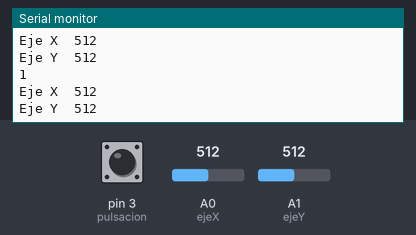
This sketch was run on a simulated Arduino Uno, built with avr-gcc and run on an emulated ATmega328P. Parts: the last lines printed to the serial monitor. The test bench sets the inputs (shaded band); at power-on: A0 (ejeX) = 512, A1 (ejeY) = 512, pin 3 (pulsacion) HIGH.

Above: at 2.8 s.
2.9 s: A0 (ejeX) set to 716
At 5.2 s:
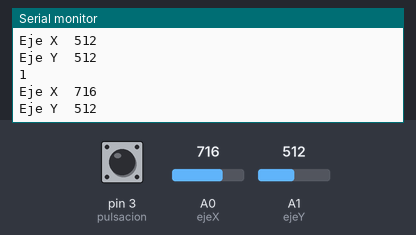
5.6 s: A1 (ejeY) set to 716
At 6.9 s:
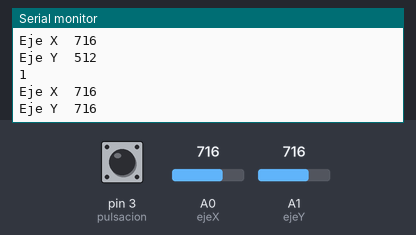
8.3 s: pin 3 (pulsacion) pulled LOW for 2.35 s
12.1 s: A0 (ejeX) set to 900
At 14.6 s:
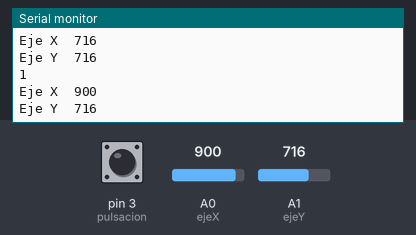
14.8 s: A1 (ejeY) set to 900
At 17.1 s:
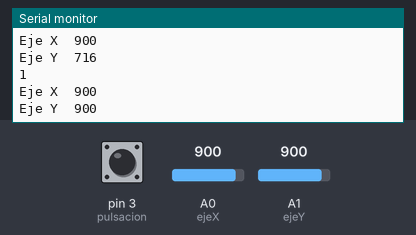
Timing chart, 0 to 18.5 s (numbered marks = the images above; inputs shaded):
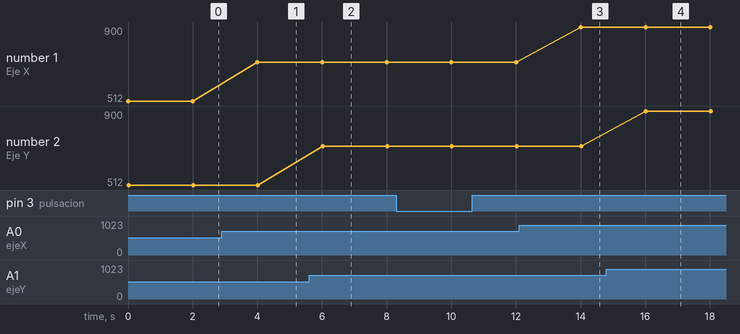

The sketch:

joystick.ino
```cpp
#include <Servo.h>
const byte ejeX=A0;
const byte ejeY=A1;
const byte pulsacion=3;// boton del joystick

/**
Imprime por pantalla la posicion del joystick respecto al eje X e Y
**/

void setup() {
  pinMode(ejeX,INPUT);
  pinMode(ejeY,INPUT);
  pinMode(pulsacion,INPUT_PULLUP);
  Serial.begin(9600);
}

void loop() {
  int x = analogRead(ejeX);
  int y = analogRead(ejeY);
  Serial.println(digitalRead(pulsacion));
  Serial.print("Eje X  ");
  Serial.println(x);
  Serial.print("Eje Y  ");
  Serial.println(y);

  delay(2000);
}
```

Measured:
- after the input at 2.9 s, the serial monitor: prints a new line after 1.1 s (image 1)
- after the input at 5.6 s, the serial monitor: prints a new line after 0.42 s (image 2)
- after the input at 12.1 s, the serial monitor: prints a new line after 1.9 s (image 3)
- after the input at 14.8 s, the serial monitor: prints a new line after 1.2 s (image 4)
- plotted number 1: 512 → 716 after the input at 2.9 s, 716 → 900 after the input at 12.1 s
